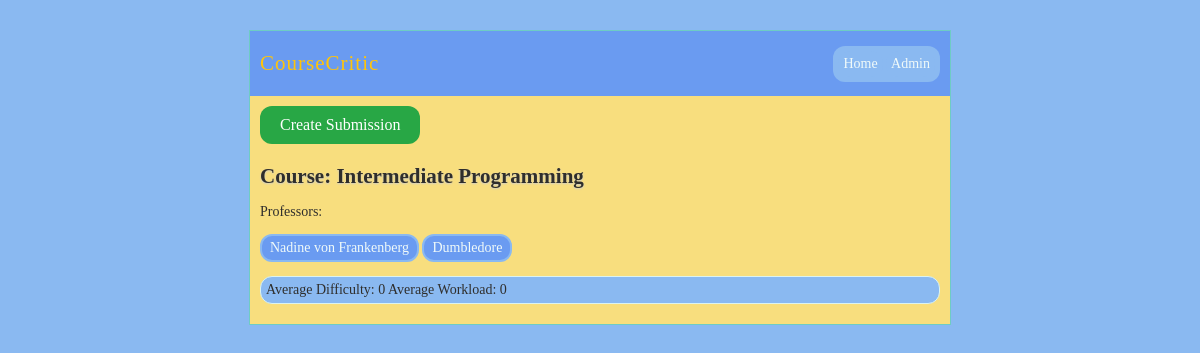
/course/2, run on the app's committed database.
### model.py (models this page shows, shortened)
class Course(db.Model):
    __tablename__ = "course_table"
    id: Mapped[int] = mapped_column(primary_key=True)
    title: Mapped[str] = mapped_column(String(30), unique=True)
    course_code: Mapped[str] = mapped_column(String(30), unique=True)
    professors: Mapped[list["Professor"]] = relationship(secondary=prof_course_table, back_populates="courses")
    ratings: Mapped[list["Rating"]] = relationship("Rating", back_populates="course")

class Professor(db.Model):
    __tablename__ = "prof_table"
    id: Mapped[int] = mapped_column(primary_key=True)
    name: Mapped[str] = mapped_column(String(200), unique=True)
    courses: Mapped[list["Course"]] = relationship(secondary="prof_course_table", back_populates="professors")
    ratings: Mapped[list["Rating"]] = relationship("Rating", back_populates="professor")

### course_critic.py (the view)
@app.route("/course/<int:course_id>")
def course(course_id):
    course = db.session.execute(db.select(Course).where(Course.id == course_id)).scalar()
    stmt = db.select(Rating).where(Rating.course_id == course.id).order_by(Rating.score.desc())
    ratings = db.session.execute(stmt).scalars().all()
    professors = course.professors
    diffAvg = sum([rating.difficulty for rating in ratings]) / len(ratings) if ratings else 0
    workAvg = sum([rating.workload for rating in ratings]) / len(ratings) if ratings else 0
    return render_template("course.html", course=course, ratings=ratings, diff=diffAvg, work=workAvg, profs=professors)

### templates/course.html (shortened to what this page needs)
{% extends "layout.html" %}
{% block body %}
    <div style="margin-bottom: 20px;">
        <a href="{{ url_for('submit', course_id=course.id) }}">
            <button class="submit-btn" id="createBtn">
                Create Submission
            </button>
        </a>
    </div>
    <h2>Course: {{ course.title }}</h2>
    {% if profs %}
        <p id="profLabel"> Professors:
    {% for professor in profs%}
        <p class="professor">{{ professor.name }}</p>
    {% endfor %}
        </p>
    {% else %}
        <p>No one teaches this course!</p>
    {% endif %}
<div class="twitbox">
    <p>Average Difficulty: {{ diff }} Average Workload: {{ work }}</p>
</div>
{% endblock %}

### static/style.css (style rules this page uses)
p { color: var(--charcoal-gray); }
a { color: var(--charcoal-gray); }
div.page h2 { margin: 0 0 15px 0; color: var(--charcoal-gray) ; text-shadow: 0 1px 2px #ccc; }
p.professor { background: var(--sky-blue); display: inline-block; padding: 4px 8px; margin-bottom: 0px; border: 2px solid var(--powder-blue); border-radius: 12px; color: var(--message-bg-color); }
div.page div.twitbox { margin: 10px 0; padding: 5px; background: var(--powder-blue); border: 1px solid var(--divider-color); border-radius: 12px; -moz-border-radius: 12px; -webkit-border-radius: 12px; }
div.page div.twitbox p { margin: 0; }
#profLabel { margin-bottom: 0px; }
.submit-btn { padding: 10px 20px; margin-bottom: 0px; background-color: var(--submit-green); color: white; border: none; border-radius: 12px; font-family: 'Didot', 'Playfair Display', serif; font-size: 16px; cursor: pointer; transition: background-color 0.3s ease; }

### data on the page
Course: title "Intermediate Programming"
Professor: name "Nadine von Frankenberg"
Professor: name "Dumbledore"

### other printed values
{{ diff }} "0"
{{ work }} "0"
